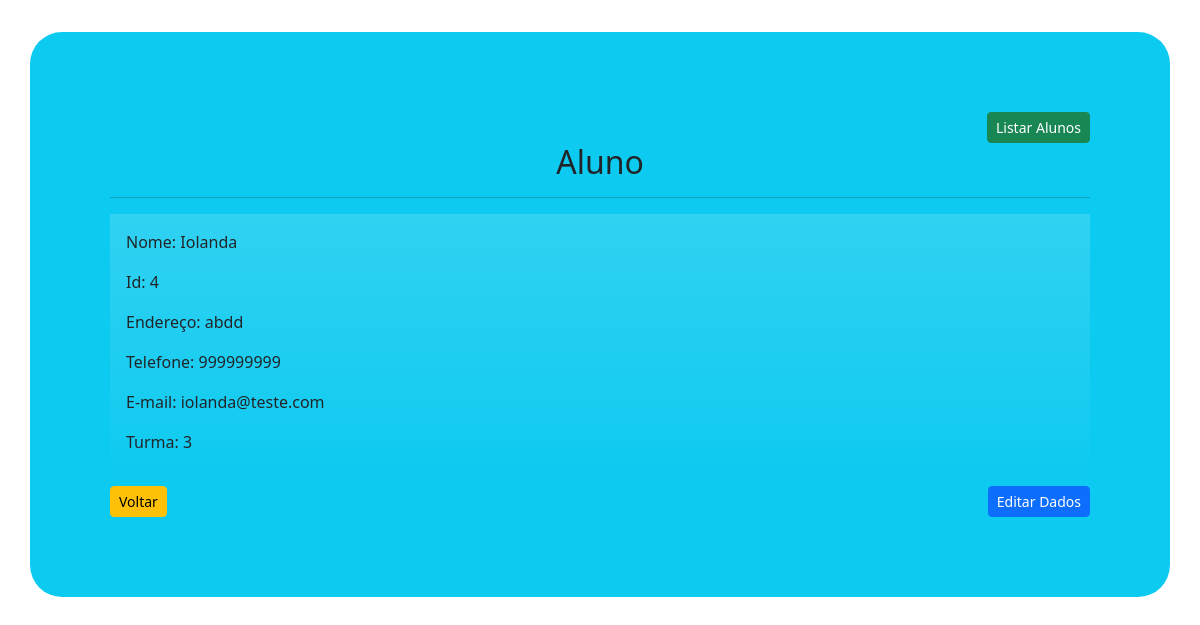
/visualizarAluno.php?idAluno=4, run on the app's committed database.
### tables this page shows
CREATE TABLE `alunos` (
  `id` int(11) NOT NULL,
  `nome` varchar(60) NOT NULL,
  `email` varchar(100) NOT NULL,
  `endereco` varchar(100) NOT NULL,
  `telefone` varchar(14) NOT NULL,
  `turma` int(11) NOT NULL
);

### visualizarAluno.php (the view, shortened to what this page needs)
<?php
include "conexao.php";
$erro =0;
if (isset($_GET['idAluno'])){
    $idAluno= $_GET['idAluno'];
    $sql ="select * from alunos where id =$idAluno";
    $seleciona =mysqli_query($conexao,$sql);
    $exibe =mysqli_fetch_array($seleciona);
    $nome =$exibe['nome'];
    $endereco =$exibe['endereco'];
    $telefone =$exibe['telefone'];
    $email =$exibe['email'];
    $turma =$exibe['turma'];
}
else{
    $erro ++;
}
?>
<!doctype html>
<html lang="pt-br">
<head>
    <link href="https://cdn.jsdelivr.net/npm/bootstrap@5.2.0/dist/css/bootstrap.min.css" rel="stylesheet">
    <link rel="stylesheet" href="css/style.css">
</head>
<body>
    <div class="container bg-info pag">
        <div class="text-end">
            <a href="listarAluno.php"><button type="button" class="btn btn-success btn-sm">Listar Alunos</button></a>
        </div>
        <h2>Aluno</h2>
        <hr>
        <div class="container text-start bg-gradient p-3">
            <?php
            if (!$erro){
                echo "
                    <p> Nome: $nome</p>
                    <p> Id: $idAluno</p>
                    <p> Endereço: $endereco</p>
                    <p> Telefone: $telefone</p>
                    <p> E-mail: $email</p>
                    <p> Turma: $turma</p>
                ";
            }
            else{
                echo "
                <p> Nenhum Aluno foi selecionado! </p>
                <p> Clique em Listar Alunos para selecionar um Aluno
                ";
            }
            ?>
        </div>
        <div class="row">
            <div class="col text-start">
                <a href="listarAluno.php"><button type="button" class="btn btn-warning btn-sm">Voltar</button></a>
            </div>
            <div class="col text-end">
                <a href="editarAluno.php idAluno=<?php echo $idAluno; ?>>"><button type="button" class="btn btn-primary btn-sm">Editar Dados</button></a>
            </div>
    </div>
</body>
</html>

### css/style.css (style rules this page uses)
.pag { margin-top: 2em; padding: 5em; border-radius: 2em; text-align: center; margin-bottom: 5em; }

### data on the page
alunos: nome "Iolanda", endereco "abdd", telefone "999999999", email "iolanda@teste.com", turma "3"

### other printed values
$idAluno "4"
